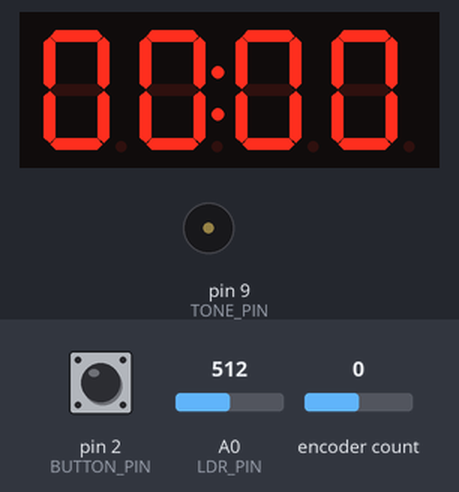
A sketch run on a simulated Arduino Uno, built with avr-gcc and run on an emulated ATmega328P. Shown: 4-digit seven-segment display, buzzer (waves = sounding). The inputs (shaded band) are chosen by the test bench; at power-on: encoder count 0, pin 2 (BUTTON_PIN) HIGH, A0 (LDR_PIN) = 512. Sleep ends after the set time or at an interrupt.

Above: at 1.2 s.
1.3 s: encoder count set to 1
At 2.3 s:
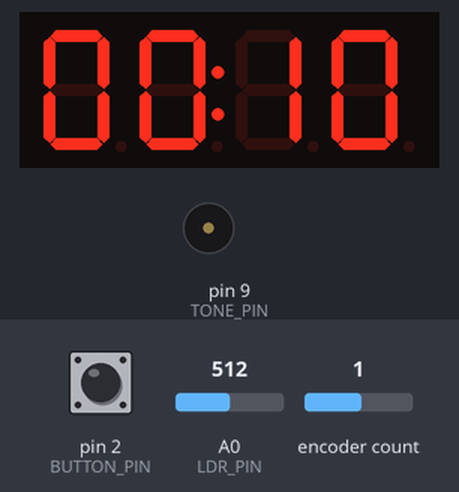
4.3 s: pin 2 (BUTTON_PIN) pulled LOW for 0.15 s
At 5.9 s:
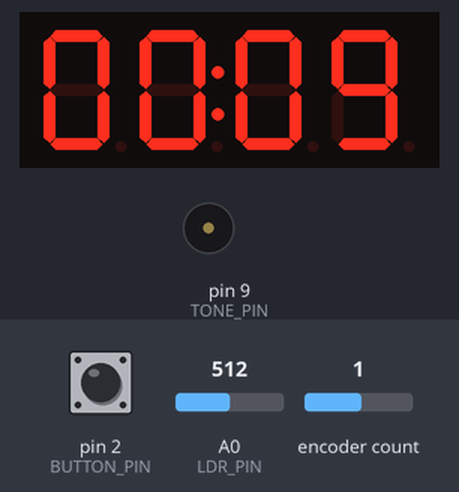
7.4 s: encoder count set to 0
At 10.0 s:
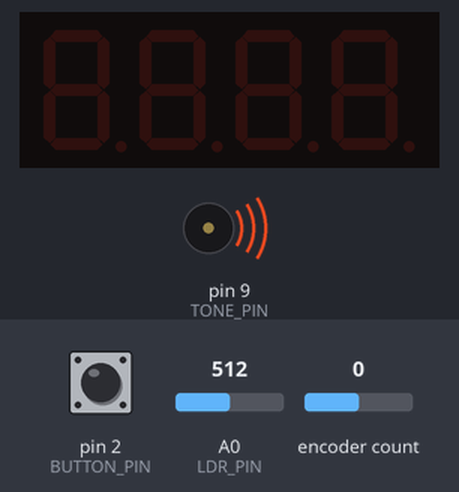
10.4 s: encoder count set to 4
At 10.41 s:
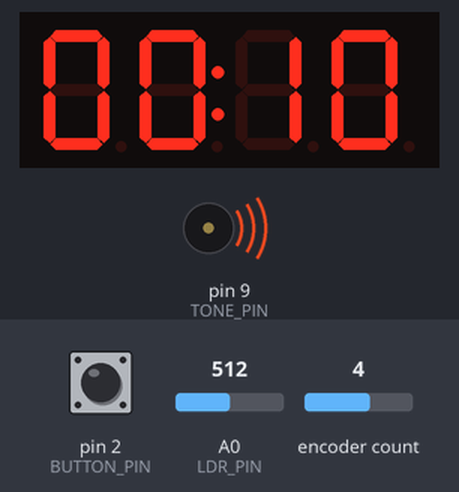
13.4 s: A0 (LDR_PIN) set to 716
At 14.9 s:
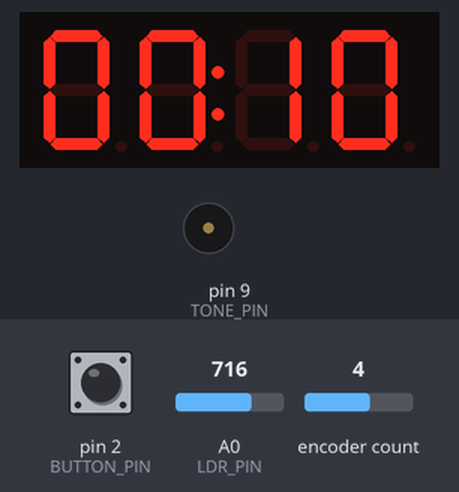
16.4 s: A0 (LDR_PIN) set to 727
17.9 s: A0 (LDR_PIN) set to 749
Timing chart, 0 to 20.4 s (numbered marks = the images above; inputs shaded):
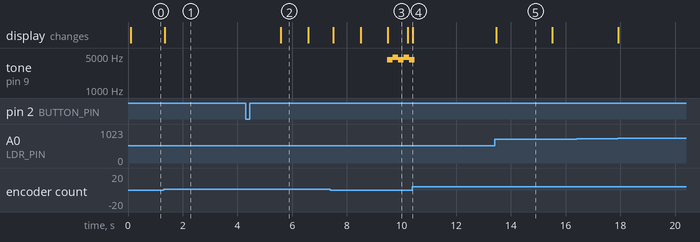

Measured:
- after the input at 1.3 s, the display: changes at once (image 1)
- after the input at 4.3 s, the display: changes after 1.3 s (image 2)
- after the input at 7.4 s, tone on pin 9 (TONE_PIN): alternates 4699 Hz for 0.20 s and 4186 Hz for 0.20 s, starting after 2.1 s
- after the input at 10.4 s, the display: changes at once (image 4)
- after the input at 16.4 s, every drawn part: stays the same
- what the display in image 3 shows lasts 0.7 s, from 9.5 s to 10.2 s
- what the display in image 5 shows lasts 2.0 s, from 13.5 s to 15.5 s

The sketch:

KitchenTimerTM1637.ino
```cpp
#include <TM1637Display.h> // author Avishay Orpaz
#include <Encoder.h> // author Paul Stoffregen
#include <Bounce2.h> // maintainer Thomas O Fredericks
#include <avr/sleep.h>

const byte BUTTON_PIN = 2;  // external interrupt pin
const byte ENCODER_PIN_A = 3; // external interrupt pin
const byte ENCODER_PIN_B = 4;
const byte DISPLAY_DATA_PIN = 5;
const byte DISPLAY_SCLK_PIN = 6;
const byte TONE_PIN = 9;
const byte LDR_PIN = A0;

const byte ENCODER_PULSES_PER_STEP = 2;
const unsigned DISPLAY_REFRESH_INTERVAL = 100; // milliseconds
const unsigned LONG_PUSH_INTERVAL = 3000; // miliseconds
const unsigned ALARM_BLINK_MILLIS = 700;
const unsigned TIMER_DISPLAY_TIMEOUT = 5000; // miliseconds
const unsigned ALARM_INTERVAL = 9600; // miliseconds

enum {
  SLEEP,
  SET_TIMER,
  COUNTDOWN,
  ALARM
};

TM1637Display display(DISPLAY_SCLK_PIN, DISPLAY_DATA_PIN);
Encoder encoder(ENCODER_PIN_A, ENCODER_PIN_B);
Bounce button;

unsigned timerSeconds = 0;
byte displayData[4];

void setup() {

  button.attach(BUTTON_PIN, INPUT_PULLUP);

  // attachInterupt for wakeup with encoder button. alternative is to configure registers
  attachInterrupt(digitalPinToInterrupt(BUTTON_PIN), [](){}, FALLING); // [](){} is empty anonymous function

  showTimer();
}

void loop() {

  static unsigned long previousMillis;
  static unsigned long displayRefreshMillis;
  static unsigned long displayTimeoutMillis;
  static unsigned long alarmStartMillis;
  static byte blink;
  static byte state = SET_TIMER;

  unsigned long currentMillis = millis();

  // countdown
  if (state == COUNTDOWN && currentMillis - previousMillis >= 1000) {
    previousMillis += 1000;
    if (timerSeconds > 0) {
      timerSeconds--;
      showTimer();
      if (timerSeconds == 0) {
        state = ALARM;
        blink = false;
        alarmStartMillis = millis();
        alarmSound(true); // with reset
      }
    }
  }

  // encoder
  int dir = encoder.read();
  if (abs(dir) >= ENCODER_PULSES_PER_STEP) {
    if (state == SLEEP) {
      state = SET_TIMER; // only wake-up
    } else {
      displayTimeoutMillis = 0; // reset timeout
      byte step;
      if (timerSeconds + dir > 6 * 60) {
        step = 60;
      } else if (timerSeconds + dir > 3 * 60) {
        step = 30;
      } else if (timerSeconds + dir > 60) {
        step = 15;
      } else if (timerSeconds == 0) {
        step = 10;
      } else {
        step = 5;
      }
      if (dir > 0) {
        if (state != COUNTDOWN) {
          step = step - (timerSeconds % step);
        }
        if (timerSeconds + step < 6000) { // 100 minutes
          timerSeconds += step;
          showTimer();
        }
      } else {
        if (state != COUNTDOWN) {
          int m = timerSeconds % step;
          if (m != 0) {
            step = m;
          }
        }
        if (timerSeconds >= step) {
          timerSeconds -= step;
          showTimer();
        }
      }
      if (state != COUNTDOWN) {
        state = SET_TIMER;
      }
    }
    encoder.write(0);
  }

  // button
  static unsigned long buttonPushedMillis;
  button.update();
  if (button.fell()) {
    buttonPushedMillis = currentMillis;
  }
  if (buttonPushedMillis && currentMillis - buttonPushedMillis > LONG_PUSH_INTERVAL) {
    buttonPushedMillis = 0;
    displayTimeoutMillis = 0;
    switch (state) {
      case SET_TIMER:
        timerSeconds = 0;
        showTimer();
        break;
    }
  }
  if (button.rose() && buttonPushedMillis != 0) {
    buttonPushedMillis = 0;
    displayTimeoutMillis = 0;
    switch (state) {
      case SLEEP:
        state = SET_TIMER;
        break;
      case COUNTDOWN:
        state = SET_TIMER;
        break;
      case ALARM:
        state = SET_TIMER;
        showTimer();
        break;
      case SET_TIMER:
        if (timerSeconds > 0) {
          state = COUNTDOWN;
          previousMillis = millis();
        }
        break;
    }
  }

  // timer display timeout
  if (state == SET_TIMER) {
    if (displayTimeoutMillis == 0) {
      displayTimeoutMillis = currentMillis;
    }
    if ((currentMillis - displayTimeoutMillis > TIMER_DISPLAY_TIMEOUT)) {
      displayTimeoutMillis = 0;
      state = SLEEP;
      display.setBrightness(0, false);
      display.showNumberDec(0, 3, 0);
      set_sleep_mode(SLEEP_MODE_PWR_DOWN);
      sleep_enable();
      sleep_cpu();
    }
  }

  // alarm
  if (state == ALARM) {
    if (currentMillis - previousMillis >= ALARM_BLINK_MILLIS) {
      previousMillis = currentMillis;
      blink = !blink;
    }
    alarmSound(false);
    if (currentMillis - alarmStartMillis > ALARM_INTERVAL) {
      state = SET_TIMER;
    }
  }

  // display refresh
  if (currentMillis - displayRefreshMillis > DISPLAY_REFRESH_INTERVAL) {
    displayRefreshMillis = currentMillis;
    static int lastLDRReading = 1300; // init out of range
    if (state == ALARM) {
      display.setBrightness(7, blink);
      lastLDRReading = 1300;
    } else {
      int a = analogRead(LDR_PIN);
      if (abs(a - lastLDRReading) > 20) {
        lastLDRReading = a;
        byte brightness = map(a, 0, 1024, 1, 8);
        display.setBrightness(brightness, true);
      }
    }
    display.setSegments(displayData);
  }
}

void showTimer() {

  byte minutes = timerSeconds / 60;
  byte secs = timerSeconds % 60;

  byte digitBuffer[4];
  digitBuffer[0] = minutes / 10;
  digitBuffer[1] = minutes % 10;
  digitBuffer[2] = secs / 10;
  digitBuffer[3] = secs % 10;

  for (int i = 0; i < 4; i++) {
    displayData[i] = display.encodeDigit(digitBuffer[i]);
  }
  displayData[1] |= 0x80; // colon
}

void alarmSound(bool reset) {
  const int ALARM_BEEP_1 = 4186;
  const int ALARM_BEEP_2 = 4699;

  const int ALARM_TONE_LENGTH = 200;
  const int ALARM_TONE_PAUSE = 800;
  const int ALARM_TONE_REPEAT = 6;

  static unsigned long next = millis();
  static byte count = 0;

  if (reset) {
    count = 0;
    next = millis();
  }

  if (millis() > next) {
    next += ALARM_TONE_LENGTH;
    count++;
    if (count == ALARM_TONE_REPEAT) {
      next += ALARM_TONE_PAUSE;
      count = 0;
    }
    tone(TONE_PIN, (count % 2) ? ALARM_BEEP_1 : ALARM_BEEP_2, ALARM_TONE_LENGTH);
  }
}
```
